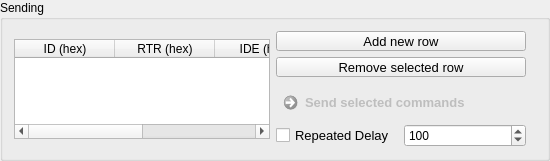
       <widget class="QGroupBox" name="sendingGroupBox">
        <property name="enabled">
         <bool>true</bool>
        </property>
        <property name="sizePolicy">
         <sizepolicy hsizetype="Preferred" vsizetype="Preferred">
          <horstretch>0</horstretch>
          <verstretch>0</verstretch>
         </sizepolicy>
        </property>
        <property name="minimumSize">
         <size>
          <width>0</width>
          <height>0</height>
         </size>
        </property>
        <property name="maximumSize">
         <size>
          <width>16777215</width>
          <height>16777215</height>
         </size>
        </property>
        <property name="font">
         <font>
          <pointsize>9</pointsize>
         </font>
        </property>
        <property name="layoutDirection">
         <enum>Qt::LeftToRight</enum>
        </property>
        <property name="title">
         <string>Sending</string>
        </property>
        <layout class="QHBoxLayout" name="horizontalLayout_11">
         <item>
          <widget class="QTableWidget" name="txTable">
           <property name="sizePolicy">
            <sizepolicy hsizetype="Expanding" vsizetype="Preferred">
             <horstretch>0</horstretch>
             <verstretch>0</verstretch>
            </sizepolicy>
           </property>
           <property name="maximumSize">
            <size>
             <width>16777215</width>
             <height>100</height>
            </size>
           </property>
           <property name="editTriggers">
            <set>QAbstractItemView::AnyKeyPressed|QAbstractItemView::DoubleClicked|QAbstractItemView::EditKeyPressed|QAbstractItemView::SelectedClicked</set>
           </property>
           <property name="selectionMode">
            <enum>QAbstractItemView::ExtendedSelection</enum>
           </property>
           <property name="selectionBehavior">
            <enum>QAbstractItemView::SelectRows</enum>
           </property>
           <property name="sortingEnabled">
            <bool>true</bool>
           </property>
           <property name="rowCount">
            <number>0</number>
           </property>
           <attribute name="horizontalHeaderShowSortIndicator" stdset="0">
            <bool>true</bool>
           </attribute>
           <column>
            <property name="text">
             <string>ID (hex)</string>
            </property>
           </column>
           <column>
            <property name="text">
             <string>RTR (hex)</string>
            </property>
           </column>
           <column>
            <property name="text">
             <string>IDE (hex)</string>
            </property>
           </column>
           <column>
            <property name="text">
             <string>Data (hex)</string>
            </property>
           </column>
          </widget>
         </item>
         <item>
          <layout class="QVBoxLayout" name="verticalLayout_2">
           <property name="rightMargin">
            <number>10</number>
           </property>
           <item>
            <widget class="QPushButton" name="newTxTableRow">
             <property name="sizePolicy">
              <sizepolicy hsizetype="Preferred" vsizetype="Preferred">
               <horstretch>0</horstretch>
               <verstretch>0</verstretch>
              </sizepolicy>
             </property>
             <property name="minimumSize">
              <size>
               <width>0</width>
               <height>0</height>
              </size>
             </property>
             <property name="maximumSize">
              <size>
               <width>16777215</width>
               <height>20</height>
              </size>
             </property>
             <property name="font">
              <font>
               <pointsize>10</pointsize>
              </font>
             </property>
             <property name="text">
              <string>Add new row</string>
             </property>
            </widget>
           </item>
           <item>
            <widget class="QPushButton" name="removeTxTableRow">
             <property name="sizePolicy">
              <sizepolicy hsizetype="Minimum" vsizetype="Fixed">
               <horstretch>0</horstretch>
               <verstretch>0</verstretch>
              </sizepolicy>
             </property>
             <property name="minimumSize">
              <size>
               <width>250</width>
               <height>0</height>
              </size>
             </property>
             <property name="maximumSize">
              <size>
               <width>150</width>
               <height>20</height>
              </size>
             </property>
             <property name="font">
              <font>
               <pointsize>10</pointsize>
              </font>
             </property>
             <property name="text">
              <string>Remove selected row</string>
             </property>
            </widget>
           </item>
           <item>
            <widget class="QCommandLinkButton" name="sendTxTableButton">
             <property name="enabled">
              <bool>false</bool>
             </property>
             <property name="sizePolicy">
              <sizepolicy hsizetype="Preferred" vsizetype="Minimum">
               <horstretch>0</horstretch>
               <verstretch>0</verstretch>
              </sizepolicy>
             </property>
             <property name="minimumSize">
              <size>
               <width>0</width>
               <height>35</height>
              </size>
             </property>
             <property name="maximumSize">
              <size>
               <width>16777215</width>
               <height>30</height>
              </size>
             </property>
             <property name="font">
              <font>
               <pointsize>10</pointsize>
              </font>
             </property>
             <property name="text">
              <string>Send selected commands</string>
             </property>
            </widget>
           </item>
           <item>
            <layout class="QHBoxLayout" name="horizontalLayout_14">
             <item>
              <widget class="QCheckBox" name="repeatedDelayCheckBox">
               <property name="font">
                <font>
                 <pointsize>10</pointsize>
                </font>
               </property>
               <property name="text">
                <string>Repeated Delay</string>
               </property>
              </widget>
             </item>
             <item>
              <widget class="QSpinBox" name="repeatTxDelayValue">
               <property name="font">
                <font>
                 <pointsize>9</pointsize>
                </font>
               </property>
               <property name="maximum">
                <number>9999</number>
               </property>
               <property name="value">
                <number>100</number>
               </property>
              </widget>
             </item>
            </layout>
           </item>
          </layout>
         </item>
        </layout>
       </widget>
